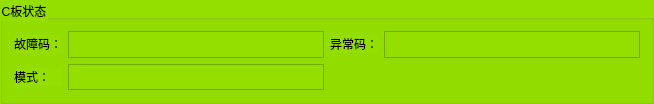
     <widget class="QGroupBox" name="groupBox_6">
      <property name="styleSheet">
       <string notr="true">background-color: rgb(149, 223, 0);</string>
      </property>
      <property name="title">
       <string>C板状态</string>
      </property>
      <layout class="QGridLayout" name="gridLayout_6">
       <item row="0" column="0">
        <widget class="QLabel" name="label_33">
         <property name="sizePolicy">
          <sizepolicy hsizetype="Expanding" vsizetype="Fixed">
           <horstretch>0</horstretch>
           <verstretch>0</verstretch>
          </sizepolicy>
         </property>
         <property name="text">
          <string>故障码：</string>
         </property>
        </widget>
       </item>
       <item row="0" column="1">
        <widget class="QTextBrowser" name="errcode">
         <property name="sizePolicy">
          <sizepolicy hsizetype="Expanding" vsizetype="Fixed">
           <horstretch>0</horstretch>
           <verstretch>0</verstretch>
          </sizepolicy>
         </property>
         <property name="maximumSize">
          <size>
           <width>16777215</width>
           <height>27</height>
          </size>
         </property>
        </widget>
       </item>
       <item row="0" column="2">
        <widget class="QLabel" name="label_34">
         <property name="sizePolicy">
          <sizepolicy hsizetype="Expanding" vsizetype="Fixed">
           <horstretch>0</horstretch>
           <verstretch>0</verstretch>
          </sizepolicy>
         </property>
         <property name="text">
          <string>异常码：</string>
         </property>
        </widget>
       </item>
       <item row="0" column="3">
        <widget class="QTextBrowser" name="warrcode">
         <property name="sizePolicy">
          <sizepolicy hsizetype="Expanding" vsizetype="Fixed">
           <horstretch>0</horstretch>
           <verstretch>0</verstretch>
          </sizepolicy>
         </property>
         <property name="maximumSize">
          <size>
           <width>16777215</width>
           <height>27</height>
          </size>
         </property>
        </widget>
       </item>
       <item row="1" column="0">
        <widget class="QLabel" name="label_35">
         <property name="sizePolicy">
          <sizepolicy hsizetype="Expanding" vsizetype="Fixed">
           <horstretch>0</horstretch>
           <verstretch>0</verstretch>
          </sizepolicy>
         </property>
         <property name="text">
          <string>模式：</string>
         </property>
        </widget>
       </item>
       <item row="1" column="1">
        <widget class="QTextBrowser" name="workmodel">
         <property name="sizePolicy">
          <sizepolicy hsizetype="Expanding" vsizetype="Fixed">
           <horstretch>0</horstretch>
           <verstretch>0</verstretch>
          </sizepolicy>
         </property>
         <property name="maximumSize">
          <size>
           <width>16777215</width>
           <height>26</height>
          </size>
         </property>
        </widget>
       </item>
      </layout>
     </widget>
